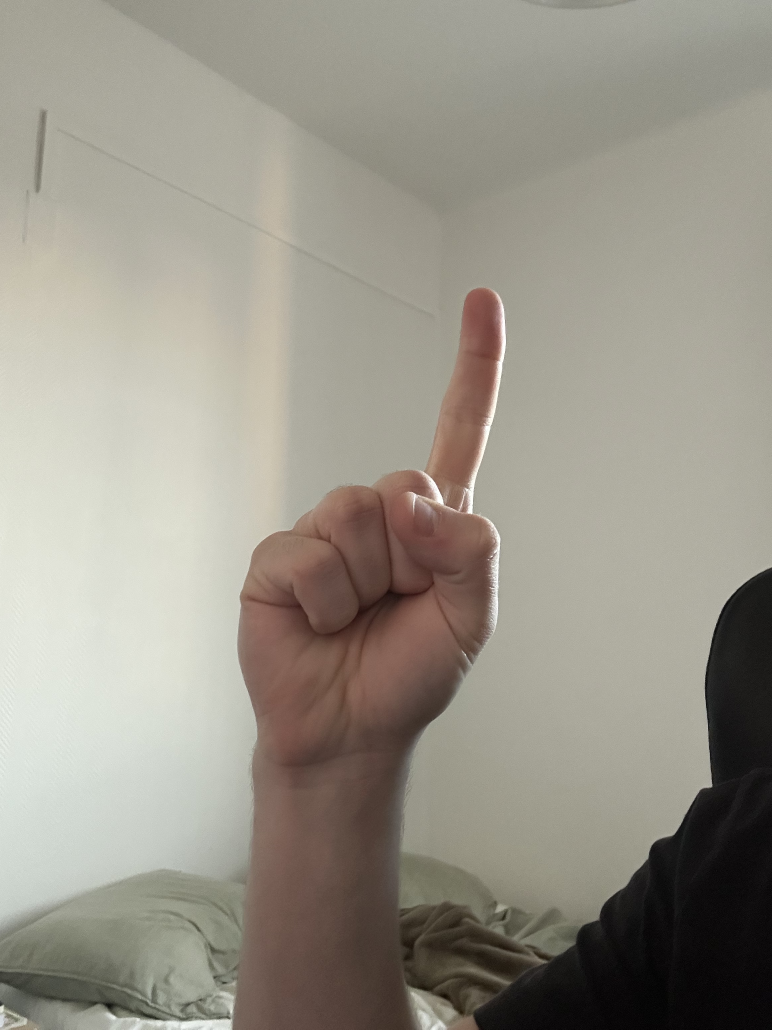
#> input picture resources/dataset/images/IMG_6984.jpg, 2316 x 3088 px (shown at 1/3 size); its folder holds only this picture in this run
$ python augmente_dataset.py
#> lines starting #> are read from the running program, lines starting #| are printed output that depends on the picture
import cv2
import numpy as np
import os
from pathlib import Path

# ---------- Fonctions de transformation ----------

def rotate_image(image, angle):
    (h, w) = image.shape[:2]
    center = (w // 2, h // 2)
    M = cv2.getRotationMatrix2D(center, angle, 1.0)
    return cv2.warpAffine(image, M, (w, h), borderMode=cv2.BORDER_REFLECT)

def add_noise(image):
    noise = np.random.normal(0, 25, image.shape).astype(np.uint8)
    return cv2.add(image, noise)

def blur_image(image):
    return cv2.GaussianBlur(image, (5, 5), 0)

def incline_image(image, direction='up'):
    h, w = image.shape[:2]
    delta = 0.2 * w  # déformation de 20%
    if direction == 'up':
        src = np.float32([[0, h], [w, h], [0, 0]])
        dst = np.float32([[0, h], [w, h], [delta, 0]])
    elif direction == 'down':
        src = np.float32([[0, 0], [w, 0], [0, h]])
        dst = np.float32([[0, 0], [w, 0], [delta, h]])
    elif direction == 'left':
        src = np.float32([[w, 0], [w, h], [0, 0]])
        dst = np.float32([[w, 0], [w - delta, h], [0, 0]])
    elif direction == 'right':
        src = np.float32([[0, 0], [0, h], [w, 0]])
        dst = np.float32([[0 + delta, 0], [0, h], [w, 0]])
    else:
        return image

    M = cv2.getAffineTransform(src, dst)
    return cv2.warpAffine(image, M, (w, h), borderMode=cv2.BORDER_REFLECT)

# ---------- Fonction principale d'augmentation ----------

def augment_image(image_path, output_path, base_name):
#> called with base_name = 'IMG_6984'
    image = cv2.imread(str(image_path))
#> image is the input picture: shape (3088, 2316, 3); mean B, G, R 137.4, 148.7, 153.3
    if image is None:
        print(f"[!] Erreur lors du chargement de {image_path}")
        return

    angles = [0, 45, 90, 135, 180, 225, 270, 315]
    directions = ['up', 'down', 'left', 'right']
    variant_id = 0

    for angle in angles:
        rotated = rotate_image(image, angle)

        # Variantes : originale, bruitée, floutée
        variants = {
            "orig": rotated,
            "noise": add_noise(rotated),
            "blur": blur_image(rotated),
        }

        for vname, variant in variants.items():
            # Image de base (sans inclinaison)
            filename = f"{base_name}_a{angle}_{vname}_{variant_id:02}.jpg"
            cv2.imwrite(str(output_path / filename), variant)
            variant_id += 1

            # Inclinaisons
            for dir in directions:
                inclined = incline_image(variant, dir)
                filename = f"{base_name}_a{angle}_{vname}_{dir}_{variant_id:02}.jpg"
                cv2.imwrite(str(output_path / filename), inclined)
                variant_id += 1
#> this loop made 8 passes
#> center in rotate_image on pass 2: (1158, 1544)
#> pass 1, in augment_image, `cv2.imwrite(str(output_path / filename), inclined)`:
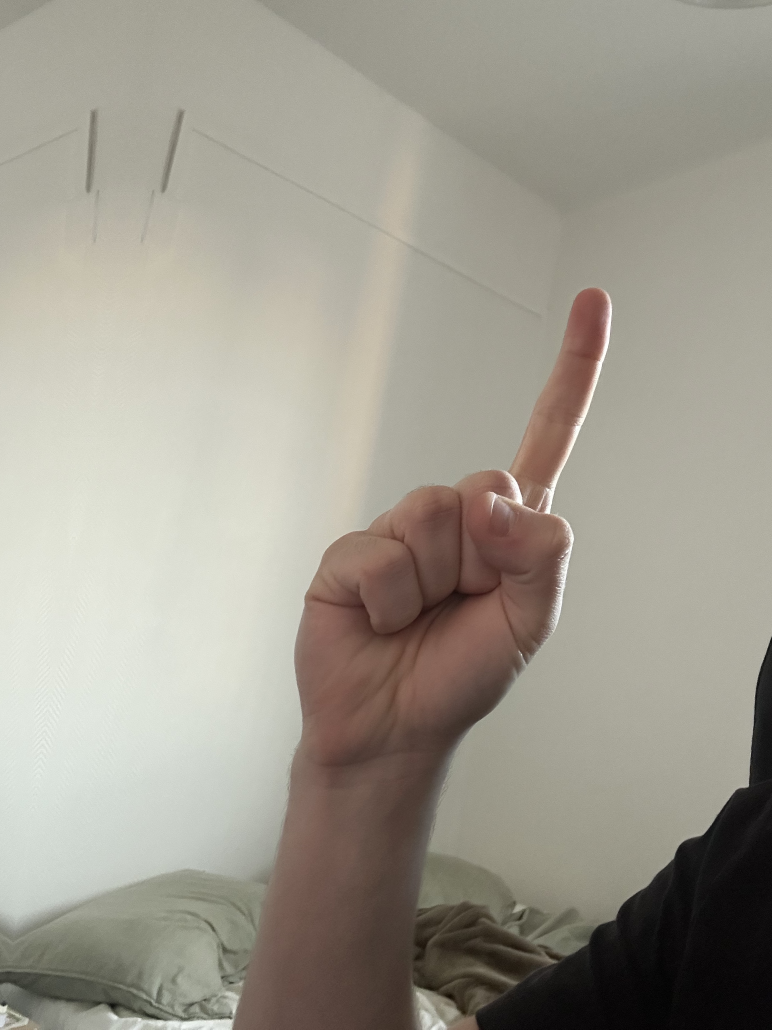
#> saved as IMG_6984_a0_orig_up_01.jpg: shape (3088, 2316, 3) (shown at 1/3 size); mean B, G, R 142.9, 154.4, 158.9
#> pass 1, in augment_image, `cv2.imwrite(str(output_path / filename), inclined)`:
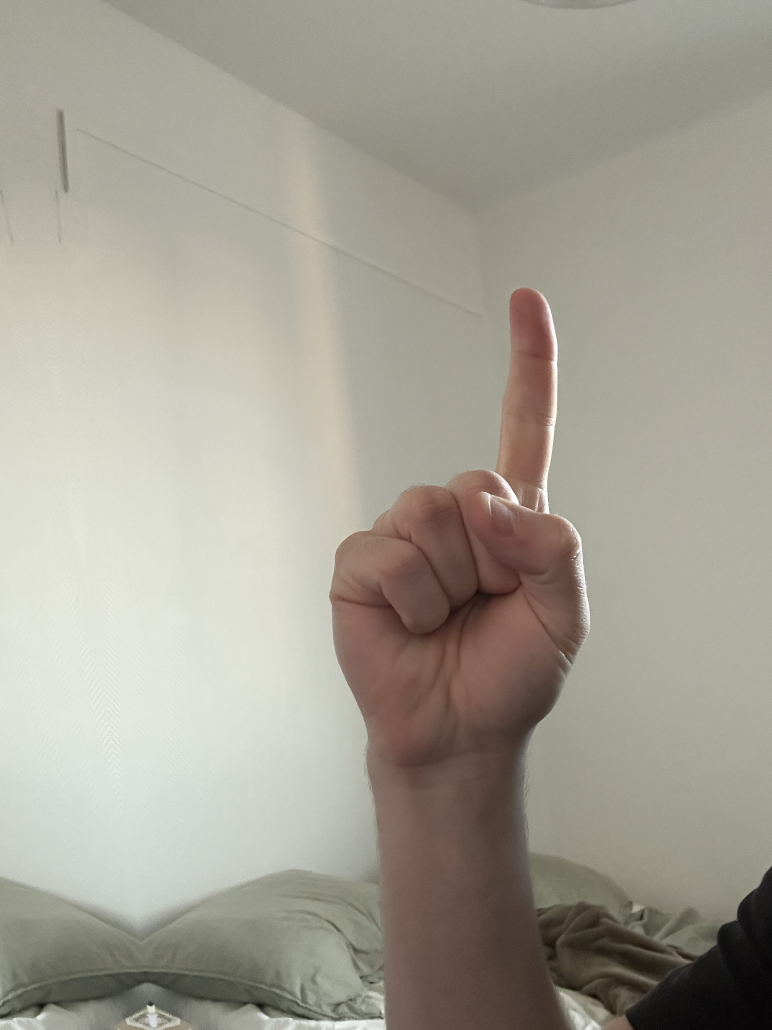
#> saved as IMG_6984_a0_orig_down_02.jpg: shape (3088, 2316, 3) (shown at 1/3 size); mean B, G, R 147.8, 159.6, 163.8
#> pass 1, in augment_image, `cv2.imwrite(str(output_path / filename), inclined)`:
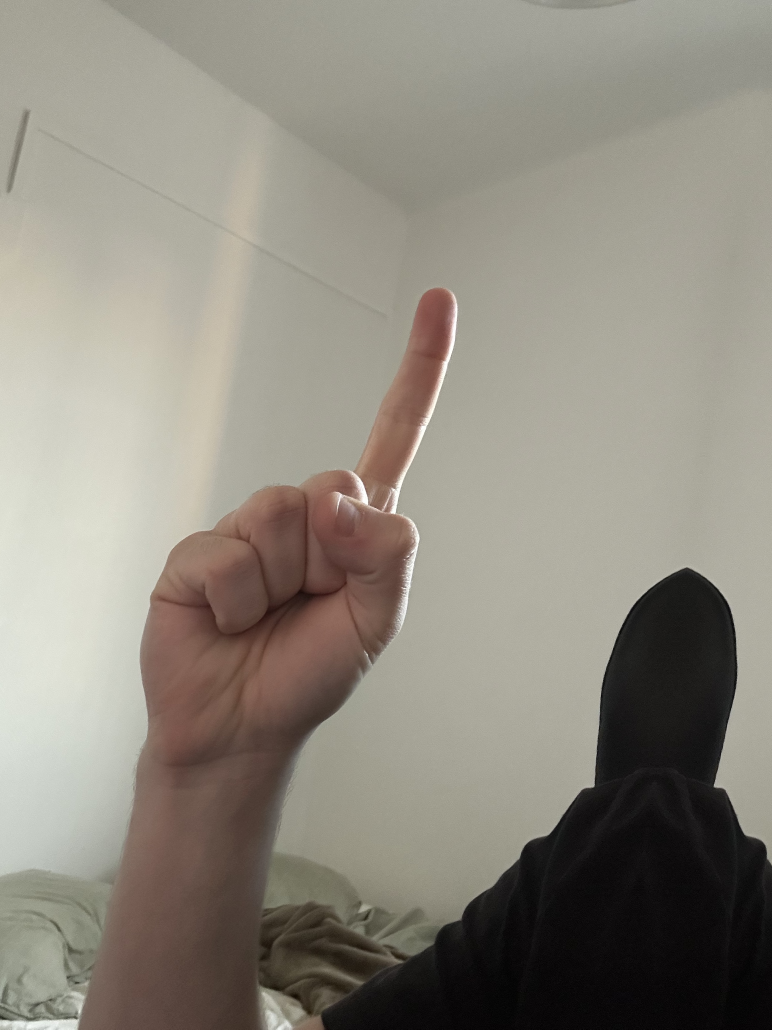
#> saved as IMG_6984_a0_orig_left_03.jpg: shape (3088, 2316, 3) (shown at 1/3 size); mean B, G, R 127.1, 137.8, 142.9
#> pass 1, in augment_image, `cv2.imwrite(str(output_path / filename), inclined)`:
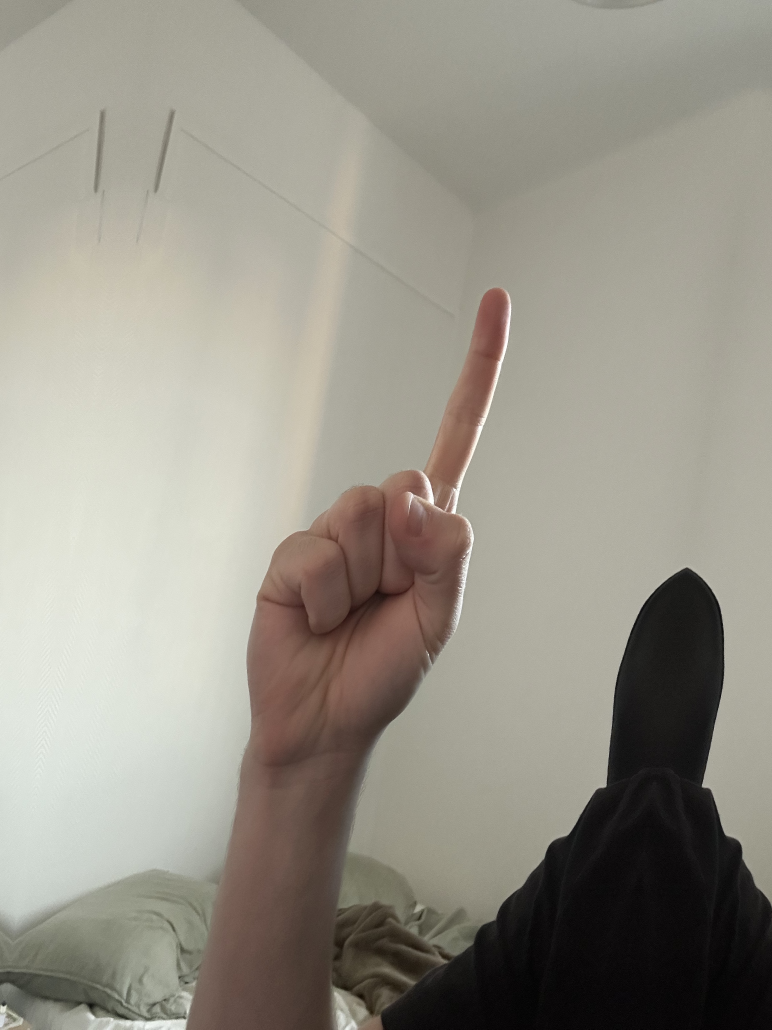
#> saved as IMG_6984_a0_orig_right_04.jpg: shape (3088, 2316, 3) (shown at 1/3 size); mean B, G, R 136.9, 147.8, 151.7
#> after the loop:
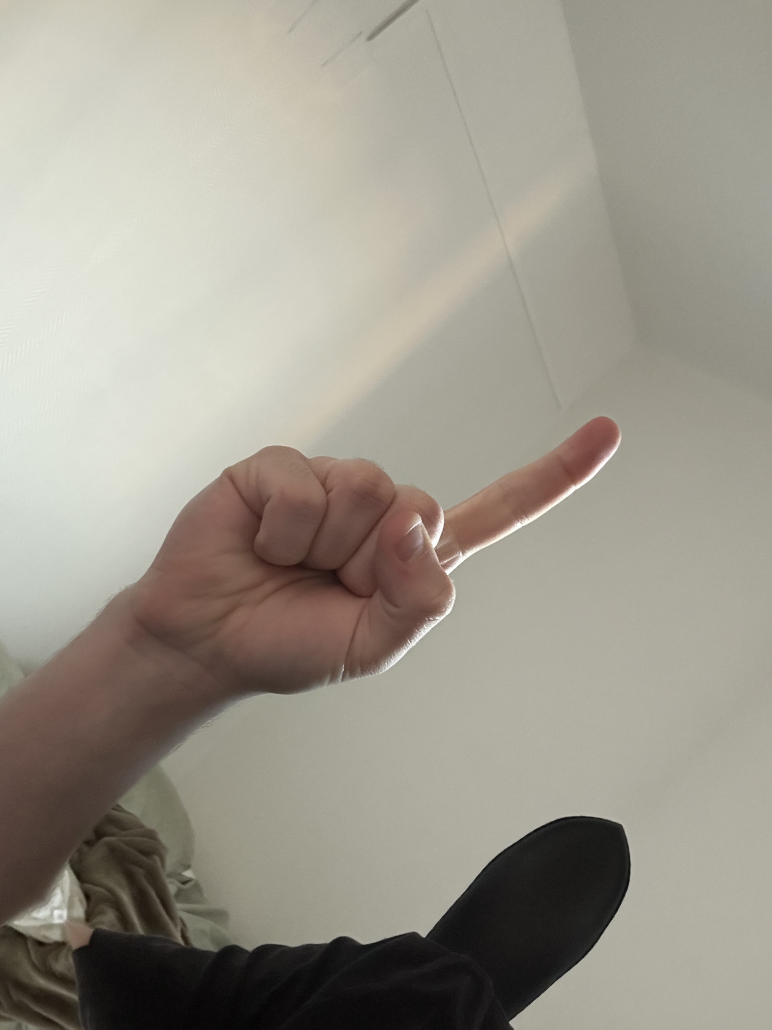
#> rotated: shape (3088, 2316, 3) (shown at 1/3 size); mean B, G, R 140.5, 152, 157
#> after the loop, variant_id = 120

# ---------- Fonction pour parcourir le dataset ----------

def process_dataset(input_dir, output_dir):
    input_dir = Path(input_dir)
    output_dir = Path(output_dir)

    for digit_dir in input_dir.iterdir():
        if not digit_dir.is_dir():
            continue

        label = digit_dir.name
        output_label_dir = output_dir / label
        output_label_dir.mkdir(parents=True, exist_ok=True)

        for img_file in digit_dir.glob("*.*"):
            base_name = img_file.stem
            augment_image(img_file, output_label_dir, base_name)
            print(f"[✓] Augmenté: {img_file}")

# ---------- Lancement ----------

INPUT_DIR = "../../resources/dataset/sign-language-digits-datasets-master/Dataset"
OUTPUT_DIR = "../../resources/dataset/augmented_dataset/"
process_dataset(INPUT_DIR, OUTPUT_DIR)
